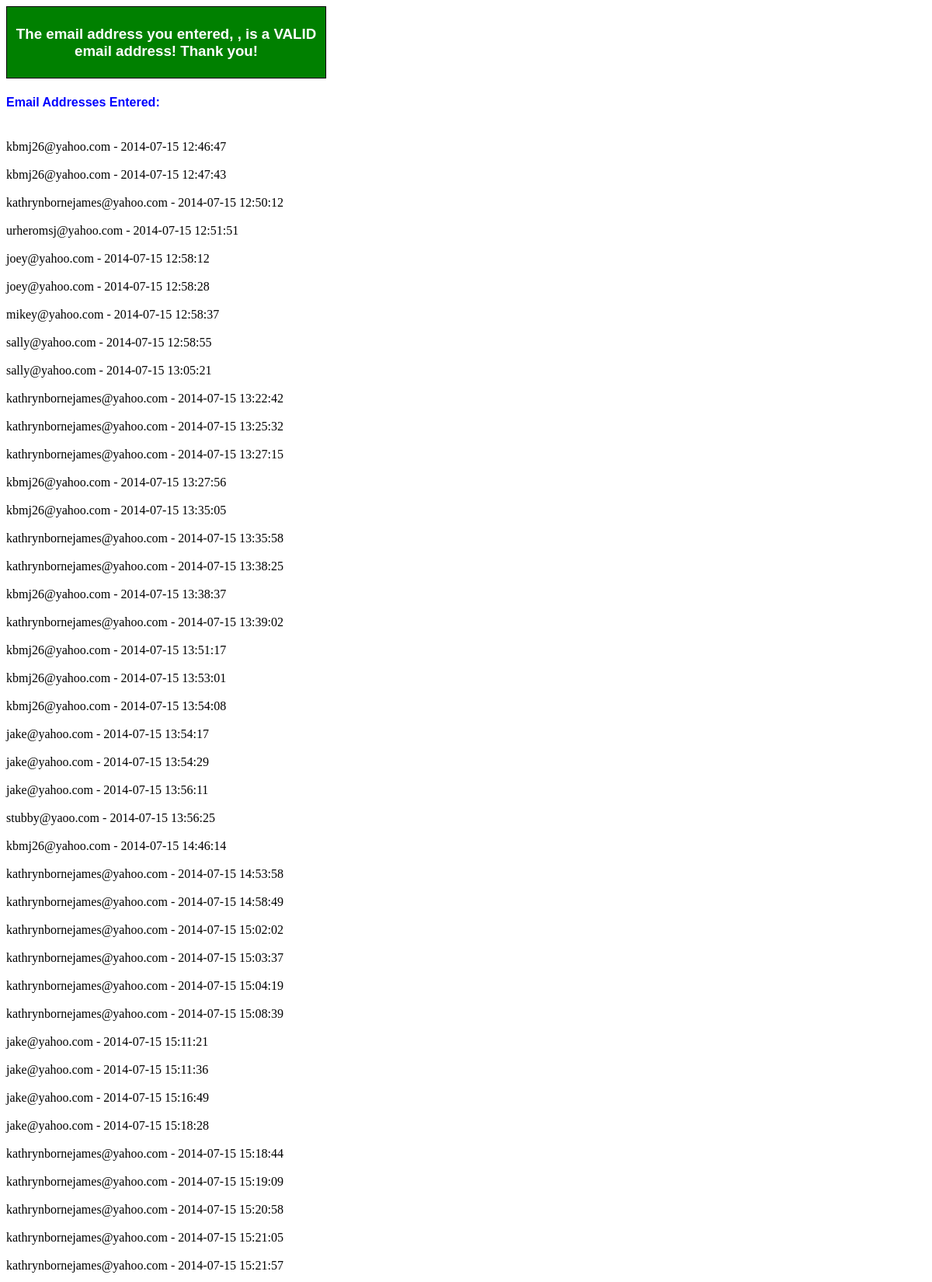
The page /success.php (upper part) on the database its author committed.
### tables this page shows
CREATE TABLE `emails` (
  `id` int(11) NOT NULL AUTO_INCREMENT,
  `email` varchar(255) DEFAULT NULL,
  `created_at` datetime DEFAULT NULL,
  `updated_at` datetime DEFAULT NULL,
  PRIMARY KEY (`id`)
);

### email_val_connection.php (called while the page is built, shortened)
<?php
$connection = new mysqli(DB_HOST, DB_USER, DB_PASS, DB_DATABASE);
function fetch_all($query)
{
	$data = array();
	global $connection;
	$result = $connection->query($query);
	while($row = mysqli_fetch_assoc($result))
	{
		$data[] = $row;
	}
	return $data;
}
?>

### success.php (the view, shortened to what this page needs)
<html>
<head>
</head>
<?php
echo "<div>
	<h3>The email address you entered, {$_SESSION['email']}, is a VALID email address! Thank you!</h3>
	</div>";
require('email_val_connection.php');
$query = "SELECT * FROM emails";
$result=fetch_all($query);
?>
		<html>
			<h4>Email Addresses Entered:</h4>
		</html>
<?php
	foreach ($result as $value)
	{
			echo "<br>";
			echo $value['email']. " - ".  $value['created_at']."<br>";
	}
 ?>

### success.php (style rules this page uses)
div { width: 400px; background-color: green; color: white; padding: 5px; text-align: center; border: 1px solid black; }
h3 { color: white; font-family: arial, sans-serif; }
h4 { color: blue; font-family: arial, sans-serif; font-weight: bold; }

### rows shown on the page
emails: email "kbmj26@yahoo.com", created_at "2014-07-15 12:46:47"
emails: email "kbmj26@yahoo.com", created_at "2014-07-15 12:47:43"
emails: email "kathrynbornejames@yahoo.com", created_at "2014-07-15 12:50:12"
emails: email "urheromsj@yahoo.com", created_at "2014-07-15 12:51:51"
emails: email "joey@yahoo.com", created_at "2014-07-15 12:58:12"
emails: email "joey@yahoo.com", created_at "2014-07-15 12:58:28"
emails: email "mikey@yahoo.com", created_at "2014-07-15 12:58:37"
emails: email "sally@yahoo.com", created_at "2014-07-15 12:58:55"
emails: email "sally@yahoo.com", created_at "2014-07-15 13:05:21"
emails: email "kathrynbornejames@yahoo.com", created_at "2014-07-15 13:22:42"
emails: email "kathrynbornejames@yahoo.com", created_at "2014-07-15 13:25:32"
emails: email "kathrynbornejames@yahoo.com", created_at "2014-07-15 13:27:15"
emails: email "kbmj26@yahoo.com", created_at "2014-07-15 13:27:56"
emails: email "kbmj26@yahoo.com", created_at "2014-07-15 13:35:05"
emails: email "kathrynbornejames@yahoo.com", created_at "2014-07-15 13:35:58"
emails: email "kathrynbornejames@yahoo.com", created_at "2014-07-15 13:38:25"
emails: email "kbmj26@yahoo.com", created_at "2014-07-15 13:38:37"
emails: email "kathrynbornejames@yahoo.com", created_at "2014-07-15 13:39:02"
emails: email "kbmj26@yahoo.com", created_at "2014-07-15 13:51:17"
emails: email "kbmj26@yahoo.com", created_at "2014-07-15 13:53:01"
emails: email "kbmj26@yahoo.com", created_at "2014-07-15 13:54:08"
emails: email "jake@yahoo.com", created_at "2014-07-15 13:54:17"
emails: email "jake@yahoo.com", created_at "2014-07-15 13:54:29"
emails: email "jake@yahoo.com", created_at "2014-07-15 13:56:11"
emails: email "stubby@yaoo.com", created_at "2014-07-15 13:56:25"
emails: email "kbmj26@yahoo.com", created_at "2014-07-15 14:46:14"
emails: email "kathrynbornejames@yahoo.com", created_at "2014-07-15 14:53:58"
emails: email "kathrynbornejames@yahoo.com", created_at "2014-07-15 14:58:49"
emails: email "kathrynbornejames@yahoo.com", created_at "2014-07-15 15:02:02"
emails: email "kathrynbornejames@yahoo.com", created_at "2014-07-15 15:03:37"
emails: email "kathrynbornejames@yahoo.com", created_at "2014-07-15 15:04:19"
emails: email "kathrynbornejames@yahoo.com", created_at "2014-07-15 15:08:39"
emails: email "jake@yahoo.com", created_at "2014-07-15 15:11:21"
emails: email "jake@yahoo.com", created_at "2014-07-15 15:11:36"
emails: email "jake@yahoo.com", created_at "2014-07-15 15:16:49"
emails: email "jake@yahoo.com", created_at "2014-07-15 15:18:28"
emails: email "kathrynbornejames@yahoo.com", created_at "2014-07-15 15:18:44"
emails: email "kathrynbornejames@yahoo.com", created_at "2014-07-15 15:19:09"
emails: email "kathrynbornejames@yahoo.com", created_at "2014-07-15 15:20:58"
emails: email "kathrynbornejames@yahoo.com", created_at "2014-07-15 15:21:05"
emails: email "kathrynbornejames@yahoo.com", created_at "2014-07-15 15:21:57"
